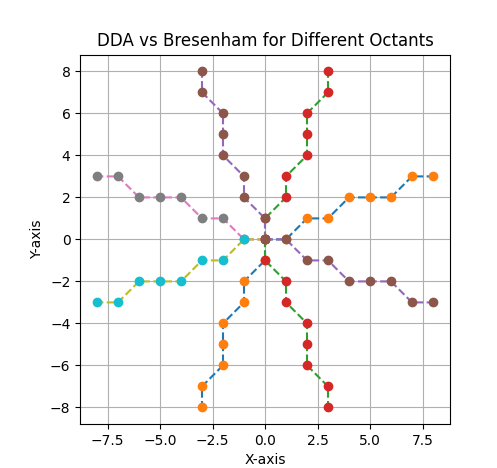

Generate this figure with Python:
import matplotlib.pyplot as plt


def dda(x1, y1, x2, y2):
    dx = x2 - x1
    dy = y2 - y1
    steps = int(max(abs(dx), abs(dy)))
    x_inc = dx / steps
    y_inc = dy / steps

    x, y = x1, y1
    xs, ys = [], []

    for _ in range(steps + 1):
        xs.append(round(x))
        ys.append(round(y))
        x += x_inc
        y += y_inc

    return xs, ys


def bresenham(x1, y1, x2, y2):
    xs, ys = [], []

    dx = abs(x2 - x1)
    dy = abs(y2 - y1)
    x, y = x1, y1

    sx = 1 if x2 > x1 else -1
    sy = 1 if y2 > y1 else -1

    if dx > dy:
        p = 2 * dy - dx
        while x != x2:
            xs.append(x)
            ys.append(y)
            x += sx
            if p < 0:
                p += 2 * dy
            else:
                y += sy
                p += 2 * (dy - dx)
    else:
        p = 2 * dx - dy
        while y != y2:
            xs.append(x)
            ys.append(y)
            y += sy
            if p < 0:
                p += 2 * dx
            else:
                x += sx
                p += 2 * (dx - dy)

    xs.append(x2)
    ys.append(y2)
    return xs, ys


lines = [
    (0, 0, 8, 3),    
    (0, 0, 3, 8),    
    (0, 0, -3, 8),   
    (0, 0, -8, 3),   
    (0, 0, -8, -3),  
    (0, 0, -3, -8),  
    (0, 0, 3, -8),  
    (0, 0, 8, -3)    
]

plt.figure()

for x1, y1, x2, y2 in lines:
    x_dda, y_dda = dda(x1, y1, x2, y2)
    x_bre, y_bre = bresenham(x1, y1, x2, y2)

    plt.plot(x_dda, y_dda, linestyle='dashed')   
    plt.plot(x_bre, y_bre, marker='o', linestyle='none')  

plt.title("DDA vs Bresenham for Different Octants")
plt.xlabel("X-axis")
plt.ylabel("Y-axis")
plt.gca().set_aspect('equal')
plt.grid(True)
plt.show()
